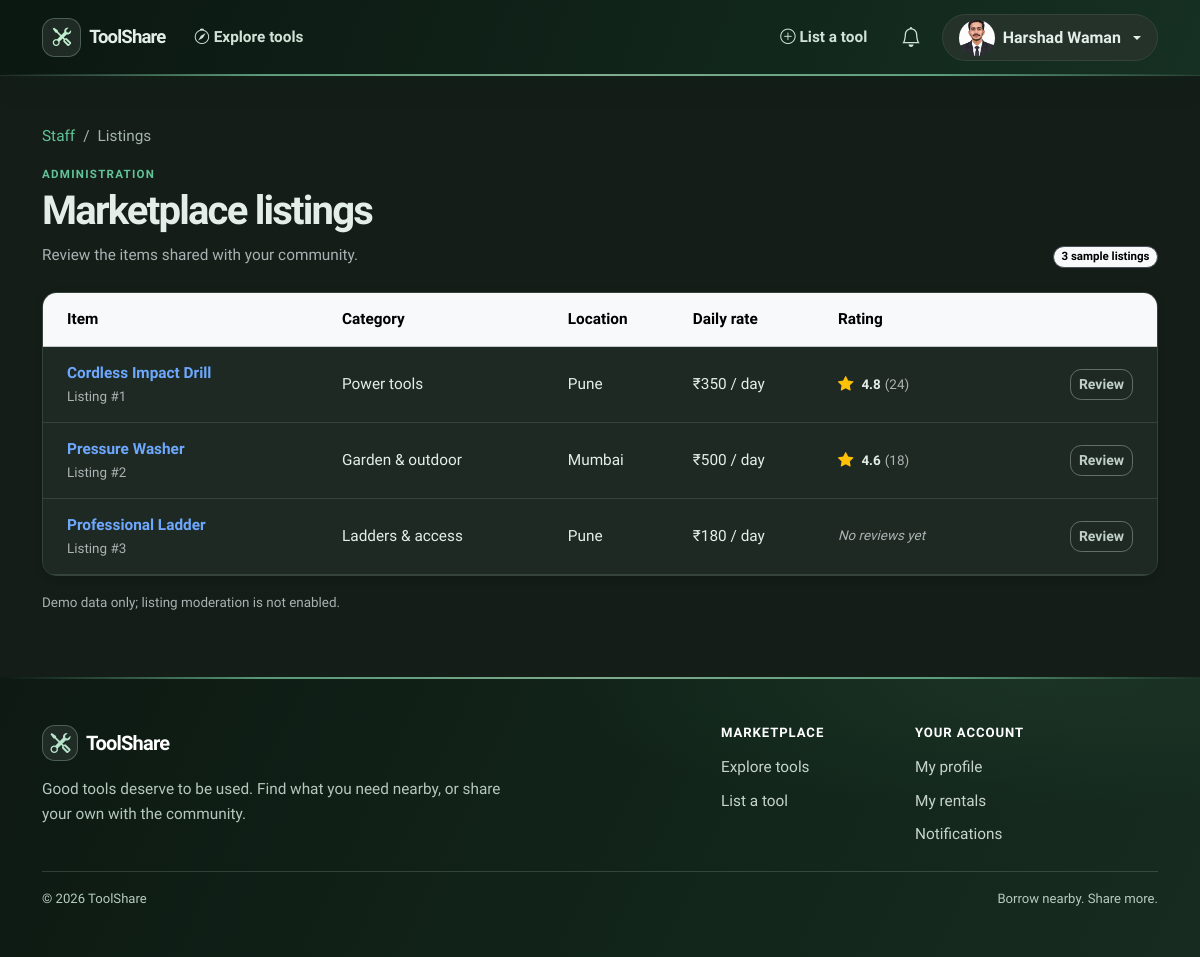
The app's page /staff/items/ (signed in) with its own data.
### rentalapp/models.py (models this page shows, shortened)
class UserProfile(models.Model):
    class Theme(models.TextChoices):
        LIGHT = 'light', 'Light'
        DARK = 'dark', 'Dark'
    user = models.OneToOneField(
        settings.AUTH_USER_MODEL,
        on_delete=models.CASCADE,
        related_name='toolshare_profile',
    )
    avatar_image = models.ImageField(upload_to='profiles/', blank=True)
    phone_number = models.CharField(max_length=20, blank=True)
    theme = models.CharField(max_length=5, choices=Theme.choices, default=Theme.LIGHT)

class RentalBooking(models.Model):
    class Status(models.TextChoices):
        REQUESTED = 'requested', 'Requested'
        APPROVED = 'approved', 'Approved'
        REJECTED = 'rejected', 'Rejected'
        CANCELLED = 'cancelled', 'Cancelled'
        COMPLETED = 'completed', 'Completed'
    renter = models.ForeignKey(
        settings.AUTH_USER_MODEL,
        on_delete=models.CASCADE,
        related_name='rental_bookings',
    )
    listing = models.ForeignKey(
        RentalListing,
        on_delete=models.SET_NULL,
        related_name='booking_requests',
        null=True,
        blank=True,
    )
    item_title = models.CharField(max_length=120)
    item_category = models.CharField(max_length=80)
    item_city = models.CharField(max_length=100)
    daily_price = models.DecimalField(max_digits=9, decimal_places=2)
    security_deposit = models.DecimalField(max_digits=9, decimal_places=2, default=0)
    image_url = models.URLField(blank=True)
    start_date = models.DateField()
    end_date = models.DateField()
    total_days = models.PositiveSmallIntegerField()
    status = models.CharField(
        max_length=10,
        choices=Status.choices,
        default=Status.REQUESTED,
    )
    created_at = models.DateTimeField(auto_now_add=True)
    class Meta:
        ordering = ['-created_at']

### ui_preview/views.py (the view)
# urls.py: path('staff/items/', views.preview_staff_item_list, name='staff_item_list'),
def preview_staff_item_list(request):
    return render(request, 'staff/item_list.html', {'items': ITEMS})

### ui_preview/context_processors.py (called while the page is built)
def user_profile(request):
    profile = None
    pending_rental_requests = 0
    unread_availability_notifications = 0
    if request.user.is_authenticated:
        profile, _ = UserProfile.objects.get_or_create(user=request.user)
        pending_rental_requests = RentalBooking.objects.filter(
            listing__owner=request.user,
            status=RentalBooking.Status.REQUESTED,
        ).count()
        unread_availability_notifications = request.user.rental_availability_notifications.filter(
            read_at__isnull=True,
        ).count()
    return {
        'user_profile': profile,
        'pending_rental_requests': pending_rental_requests,
        'unread_availability_notifications': unread_availability_notifications,
    }

### templates/staff/item_list.html (shortened to what this page needs)
{% extends "base.html" %}
{% block content %}
  <nav aria-label="Breadcrumb" class="mb-3"><ol class="breadcrumb small"><li class="breadcrumb-item"><a href="{% url 'ui_preview:staff_index' %}">Staff</a></li><li class="breadcrumb-item active" aria-current="page">Listings</li></ol></nav>
  <div class="d-flex flex-wrap justify-content-between align-items-end gap-3 mb-4"><div><p class="preview-label text-uppercase fw-bold mb-1">Administration</p><h1 class="page-heading fw-bold mb-0">Marketplace listings</h1><p class="text-muted mb-0 mt-2">Review the items shared with your community.</p></div><span class="badge rounded-pill text-bg-light border">{{ items|length }} sample listings</span></div>
  <div class="card overflow-hidden">
    <div class="table-responsive">
      <table class="table table-hover align-middle mb-0">
        <thead class="table-light"><tr><th scope="col" class="ps-4">Item</th><th scope="col">Category</th><th scope="col">Location</th><th scope="col">Daily rate</th><th scope="col">Rating</th><th scope="col"><span class="visually-hidden">Actions</span></th></tr></thead>
        <tbody>
          {% for item in items %}
            <tr><td class="ps-4"><a class="fw-semibold text-decoration-none" href="{% url 'ui_preview:item_detail' item.pk %}">{{ item.title }}</a><div class="small text-muted">Listing #{{ item.pk }}</div></td><td>{{ item.category.name }}</td><td>{{ item.city }}</td><td>₹{{ item.daily_price }} / day</td><td>{% include "partials/_rating_stars.html" with avg_rating=item.avg_rating review_count=item.review_count %}</td><td class="text-end pe-4"><button class="btn btn-sm btn-outline-secondary" type="button">Review</button></td></tr>
          {% empty %}
            <tr><td colspan="6" class="text-center text-muted py-5">No listings found.</td></tr>
          {% endfor %}
        </tbody>
      </table>
    </div>
  </div>
  <p class="text-muted small mt-3">Demo data only; listing moderation is not enabled.</p>
{% endblock %}

### templates/base.html (shortened to what this page needs)
{% load static %}
<!doctype html>
<html lang="en" data-theme="{% if user_profile %}{{ user_profile.theme }}{% else %}light{% endif %}" data-bs-theme="{% if user_profile %}{{ user_profile.theme }}{% else %}light{% endif %}">
<head>
  <link href="https://cdn.jsdelivr.net/npm/bootstrap@5.3.3/dist/css/bootstrap.min.css" rel="stylesheet">
  <link rel="stylesheet" href="https://cdn.jsdelivr.net/npm/bootstrap-icons@1.11.3/font/bootstrap-icons.min.css">
  <link rel="stylesheet" href="{% static 'css/toolshare.css' %}">
</head>
<body>
  <nav class="navbar site-navbar navbar-expand-lg sticky-top">
    <div class="container">
      <a class="navbar-brand fw-bold text-teal d-flex align-items-center gap-2" href="{% url 'ui_preview:item_list' %}" aria-label="ToolShare home">
        <span class="site-navbar-mark"><i class="bi bi-tools" aria-hidden="true"></i></span><span>ToolShare</span>
      </a>
      <div class="collapse navbar-collapse" id="navbarContent">
        <ul class="navbar-nav me-auto mb-2 mb-lg-0">
          <li class="nav-item"><a class="nav-link" href="{% url 'ui_preview:item_list' %}"><i class="bi bi-compass me-1" aria-hidden="true"></i>Explore tools</a></li>
        </ul>
        <ul class="navbar-nav ms-auto align-items-lg-center gap-lg-2">
          <li class="nav-item"><a class="nav-link" href="{% url 'ui_preview:item_create' %}"><i class="bi bi-plus-circle me-1" aria-hidden="true"></i>List a tool</a></li>
          {% if user.is_authenticated %}
            <li class="nav-item">
              <a class="nav-link notification-link position-relative" href="{% url 'ui_preview:notifications' %}" aria-label="Notifications">
                <i class="bi bi-bell fs-5" aria-hidden="true"></i>
              </a>
            </li>
            <li class="nav-item dropdown">
              <button class="btn btn-light dropdown-toggle d-flex align-items-center gap-2 profile-menu-button" type="button" id="profileMenu" data-bs-toggle="dropdown" aria-expanded="false">
                {% if user_profile.avatar_image %}
                  <img class="profile-avatar" src="{{ user_profile.avatar_image.url }}" alt="">
                {% else %}
                  <span class="profile-avatar profile-avatar-initial" aria-hidden="true">{{ user.get_full_name|default:user.username|first|upper }}</span>
                {% endif %}
                <span class="d-none d-sm-inline">{{ user.get_full_name|default:user.username }}</span>
              </button>
            </li>
          {% else %}
            <li class="nav-item"><a class="btn btn-outline-primary btn-sm" href="{% url 'ui_preview:login' %}">Log in</a></li>
            <li class="nav-item"><a class="btn btn-primary btn-sm" href="{% url 'ui_preview:register' %}">Join free</a></li>
          {% endif %}
        </ul>
      </div>
    </div>
  </nav>
  <main class="container py-4 py-lg-5">
    {% block content %}{% endblock %}
  </main>
  <footer class="site-footer mt-auto">
    <div class="container py-5">
      <div class="row g-4 g-lg-5">
        <div class="col-lg-6 col-xl-7">
          <a class="site-footer-brand d-inline-flex align-items-center gap-2 text-decoration-none mb-3" href="{% url 'ui_preview:item_list' %}">
            <span class="site-footer-mark"><i class="bi bi-tools" aria-hidden="true"></i></span>
            <span>ToolShare</span>
          </a>
          <p class="site-footer-copy mb-0">Good tools deserve to be used. Find what you need nearby, or share your own with the community.</p>
        </div>
        <nav class="col-6 col-lg-3 col-xl-2" aria-label="Marketplace links">
          <h2 class="site-footer-heading">Marketplace</h2>
          <ul class="site-footer-links list-unstyled mb-0">
            <li><a href="{% url 'ui_preview:item_list' %}">Explore tools</a></li>
            <li><a href="{% url 'ui_preview:item_create' %}">List a tool</a></li>
          </ul>
        </nav>
        <nav class="col-6 col-lg-3 col-xl-3" aria-label="Account links">
          <h2 class="site-footer-heading">Your account</h2>
          <ul class="site-footer-links list-unstyled mb-0">
            {% if user.is_authenticated %}
              <li><a href="{% url 'ui_preview:profile' %}">My profile</a></li>
              <li><a href="{% url 'ui_preview:my_rentals' %}">My rentals</a></li>
              <li><a href="{% url 'ui_preview:notifications' %}">Notifications</a></li>
            {% else %}
              <li><a href="{% url 'ui_preview:login' %}">Log in</a></li>
              <li><a href="{% url 'ui_preview:register' %}">Create an account</a></li>
            {% endif %}
          </ul>
        </nav>
      </div>
      <div class="site-footer-bottom mt-4 pt-3 d-flex flex-column flex-sm-row justify-content-between gap-2">
        <span>© {% now "Y" %} ToolShare</span>
        <span>Borrow nearby. Share more.</span>
      </div>
    </div>
  </footer>
</body>
</html>

### templates/partials/_rating_stars.html
<div class="d-flex align-items-center gap-1" aria-label="{% if avg_rating %}Rated {{ avg_rating }} out of 5{% else %}No reviews yet{% endif %}">
  {% if avg_rating and avg_rating > 0 %}
    <span class="text-warning"><i class="bi bi-star-fill" aria-hidden="true"></i></span>
    <span class="fw-semibold small ms-1">{{ avg_rating|floatformat:1 }}</span>
    {% if review_count %}<span class="text-muted small">({{ review_count }})</span>{% endif %}
  {% else %}
    <span class="text-muted small fst-italic">No reviews yet</span>
  {% endif %}
</div>

### records on screen
UserProfile: avatar_image (picture)
RentalBooking: title "Cordless Impact Drill", pk "1", category.name "Power tools", city "Pune", daily_price "350", avg_rating "4.8", review_count "24"

### other values on screen
{{ user.get_full_name|default:user.username }} "Harshad Waman"
{{ items|length }} "3"
{{ item.title }} "Pressure Washer" "Professional Ladder"
{{ item.pk }} "2" "3"
{{ item.category.name }} "Garden & outdoor" "Ladders & access"
{{ item.city }} "Mumbai" "Pune"
{{ item.daily_price }} "500" "180"
{{ avg_rating|floatformat:1 }} "4.6"
{{ review_count }} "18"
